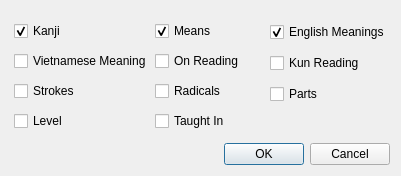
<?xml version="1.0" encoding="UTF-8"?>
<ui version="4.0">
    <class>DocxSelector</class>
    <widget class="QDialog" name="DocxSelector">
        <property name="geometry">
            <rect>
                <x>0</x>
                <y>0</y>
                <width>401</width>
                <height>176</height>
            </rect>
        </property>
        <property name="windowTitle">
            <string>Docx Export Options</string>
        </property>
        <layout class="QVBoxLayout" name="verticalLayout">
            <property name="spacing">
                <number>0</number>
            </property>
            <item>
                <widget class="QWidget" name="widget" native="true">
                    <layout class="QHBoxLayout" name="horizontalLayout" stretch="1,1,1">
                        <property name="spacing">
                            <number>0</number>
                        </property>
                        <property name="leftMargin">
                            <number>0</number>
                        </property>
                        <property name="topMargin">
                            <number>0</number>
                        </property>
                        <property name="rightMargin">
                            <number>0</number>
                        </property>
                        <property name="bottomMargin">
                            <number>0</number>
                        </property>
                        <item>
                            <widget class="QWidget" name="widget_2" native="true">
                                <layout class="QVBoxLayout" name="verticalLayout_2">
                                    <property name="spacing">
                                        <number>0</number>
                                    </property>
                                    <property name="leftMargin">
                                        <number>3</number>
                                    </property>
                                    <property name="topMargin">
                                        <number>0</number>
                                    </property>
                                    <property name="rightMargin">
                                        <number>0</number>
                                    </property>
                                    <property name="bottomMargin">
                                        <number>0</number>
                                    </property>
                                    <item>
                                        <widget class="QCheckBox" name="kanjiBox">
                                            <property name="text">
                                                <string>Kanji</string>
                                            </property>
                                            <property name="checked">
                                                <bool>true</bool>
                                            </property>
                                        </widget>
                                    </item>
                                    <item>
                                        <widget class="QCheckBox" name="vietnameseBox">
                                            <property name="text">
                                                <string>Vietnamese Meaning</string>
                                            </property>
                                        </widget>
                                    </item>
                                    <item>
                                        <widget class="QCheckBox" name="strokesBox">
                                            <property name="text">
                                                <string>Strokes</string>
                                            </property>
                                        </widget>
                                    </item>
                                    <item>
                                        <widget class="QCheckBox" name="levelBox">
                                            <property name="text">
                                                <string>Level</string>
                                            </property>
                                        </widget>
                                    </item>
                                </layout>
                            </widget>
                        </item>
                        <item>
                            <widget class="QWidget" name="widget_4" native="true">
                                <layout class="QVBoxLayout" name="verticalLayout_3">
                                    <property name="spacing">
                                        <number>0</number>
                                    </property>
                                    <property name="leftMargin">
                                        <number>3</number>
                                    </property>
                                    <property name="topMargin">
                                        <number>0</number>
                                    </property>
                                    <property name="rightMargin">
                                        <number>0</number>
                                    </property>
                                    <property name="bottomMargin">
                                        <number>0</number>
                                    </property>
                                    <item>
                                        <widget class="QCheckBox" name="meansBox">
                                            <property name="text">
                                                <string>Means</string>
                                            </property>
                                            <property name="checked">
                                                <bool>true</bool>
                                            </property>
                                        </widget>
                                    </item>
                                    <item>
                                        <widget class="QCheckBox" name="OnBox">
                                            <property name="text">
                                                <string>On Reading</string>
                                            </property>
                                        </widget>
                                    </item>
                                    <item>
                                        <widget class="QCheckBox" name="radicalsBox">
                                            <property name="text">
                                                <string>Radicals</string>
                                            </property>
                                        </widget>
                                    </item>
                                    <item>
                                        <widget class="QCheckBox" name="taughtBox">
                                            <property name="text">
                                                <string>Taught In</string>
                                            </property>
                                        </widget>
                                    </item>
                                </layout>
                            </widget>
                        </item>
                        <item>
                            <widget class="QWidget" name="widget_3" native="true">
                                <layout class="QVBoxLayout" name="verticalLayout_4">
                                    <property name="spacing">
                                        <number>0</number>
                                    </property>
                                    <property name="leftMargin">
                                        <number>3</number>
                                    </property>
                                    <property name="topMargin">
                                        <number>0</number>
                                    </property>
                                    <property name="rightMargin">
                                        <number>0</number>
                                    </property>
                                    <property name="bottomMargin">
                                        <number>0</number>
                                    </property>
                                    <item>
                                        <widget class="QCheckBox" name="englishBox">
                                            <property name="text">
                                                <string>English Meanings</string>
                                            </property>
                                            <property name="checked">
                                                <bool>true</bool>
                                            </property>
                                        </widget>
                                    </item>
                                    <item>
                                        <widget class="QCheckBox" name="kunBox">
                                            <property name="text">
                                                <string>Kun Reading</string>
                                            </property>
                                        </widget>
                                    </item>
                                    <item>
                                        <widget class="QCheckBox" name="partsBox">
                                            <property name="text">
                                                <string>Parts</string>
                                            </property>
                                        </widget>
                                    </item>
                                    <item>
                                        <widget class="QLabel" name="dumbLabel">
                                            <property name="sizePolicy">
                                                <sizepolicy hsizetype="Expanding" vsizetype="Fixed">
                                                    <horstretch>0</horstretch>
                                                    <verstretch>0</verstretch>
                                                </sizepolicy>
                                            </property>
                                            <property name="text">
                                                <string/>
                                            </property>
                                        </widget>
                                    </item>
                                </layout>
                            </widget>
                        </item>
                    </layout>
                </widget>
            </item>
            <item>
                <widget class="QDialogButtonBox" name="buttonBox">
                    <property name="orientation">
                        <enum>Qt::Horizontal</enum>
                    </property>
                    <property name="standardButtons">
                        <set>QDialogButtonBox::Cancel|QDialogButtonBox::Ok</set>
                    </property>
                </widget>
            </item>
        </layout>
    </widget>
    <resources/>
    <connections>
        <connection>
            <sender>buttonBox</sender>
            <signal>accepted()</signal>
            <receiver>DocxSelector</receiver>
            <slot>accept()</slot>
            <hints>
                <hint type="sourcelabel">
                    <x>248</x>
                    <y>254</y>
                </hint>
                <hint type="destinationlabel">
                    <x>157</x>
                    <y>274</y>
                </hint>
            </hints>
        </connection>
        <connection>
            <sender>buttonBox</sender>
            <signal>rejected()</signal>
            <receiver>DocxSelector</receiver>
            <slot>reject()</slot>
            <hints>
                <hint type="sourcelabel">
                    <x>316</x>
                    <y>260</y>
                </hint>
                <hint type="destinationlabel">
                    <x>286</x>
                    <y>274</y>
                </hint>
            </hints>
        </connection>
    </connections>
</ui>
